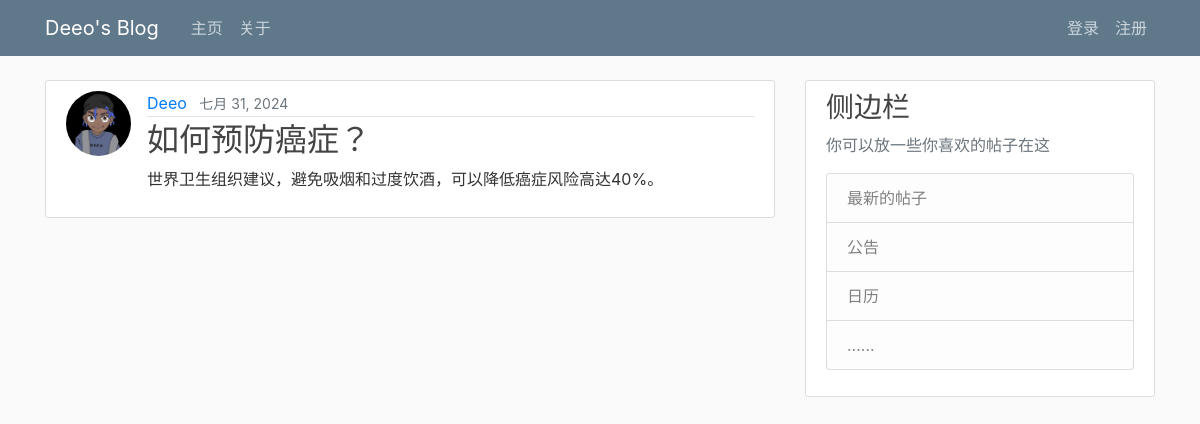
The page /post/29/ on the database its author committed.
### blog/models.py (models this page shows, shortened)
class Post(models.Model):
    title = models.CharField(max_length=100)
    content = models.TextField()
    date_posted = models.DateTimeField(default=timezone.now)
    author = models.ForeignKey(User, on_delete=models.CASCADE)

### users/models.py (models this page shows, shortened)
class Profile(models.Model):
    user = models.OneToOneField(User, on_delete=models.CASCADE)
    image = models.ImageField(default='default.jpg', upload_to='profile_pics')

### blog/views.py (the view)
# urls.py: path('post/<int:pk>/', PostDetailView.as_view(), name='post-detail'),
class PostDetailView(DetailView):
    model = Post

### blog/templates/blog/post_detail.html (shortened to what this page needs)
{% extends "blog/base.html" %}
{% block content %}
  <article class="media content-section">
    <img class="rounded-circle article-img" src="{{ object.author.profile.image.url }}">
    <div class="media-body">
      <div class="article-metadata">
        <a class="mr-2" href="{% url 'user-posts' object.author.username %}">{{ object.author }}</a>
        <small class="text-muted">{{ object.date_posted|date:"F d, Y" }}</small>
      </div>
      <h2 class="article-title">{{ object.title }}</h2>
      <p class="article-content">{{ object.content }}</p>
    </div>
  </article>
{% endblock content %}

### blog/static/blog/main.css (style rules this page uses)
body { background: #fafafa; color: #333; margin-top: 5rem; }
h1, h2, h3, h4, h5, h6 { color: #444; }
.content-section { background: #fff; padding: 10px 20px; border: 1px solid #ddd; border-radius: 3px; margin-bottom: 20px; }
.article-title { color: #444; }
.article-content { white-space: pre-line; }
.article-img { height: 65px; width: 65px; margin-right: 16px; }
.article-metadata { padding-bottom: 1px; margin-bottom: 4px; border-bottom: 1px solid #e3e3e3 }

### rows shown on the page
Post: author.profile.image (picture), author "Deeo", date_posted "七月 31, 2024", title "如何预防癌症？", content "世界卫生组织建议，避免吸烟和过度饮酒，可以降低癌症风险高达40%。"
